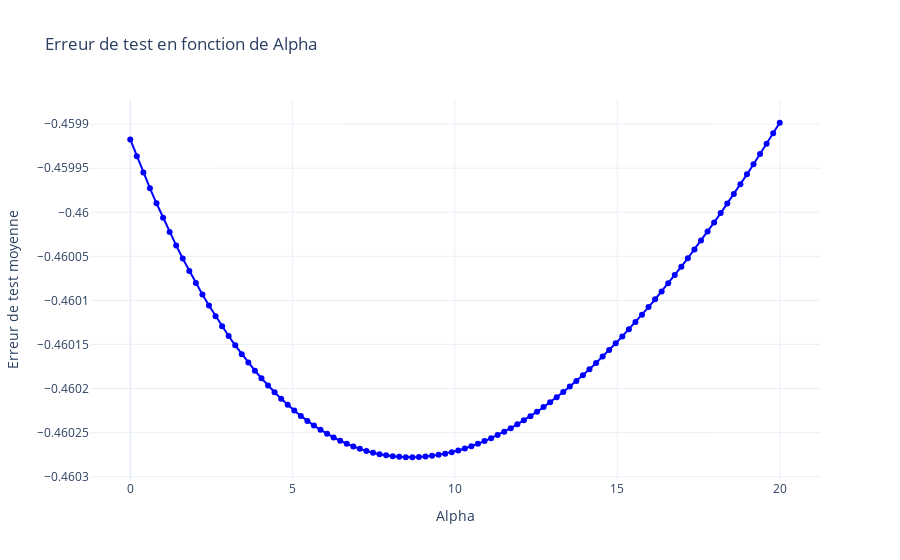
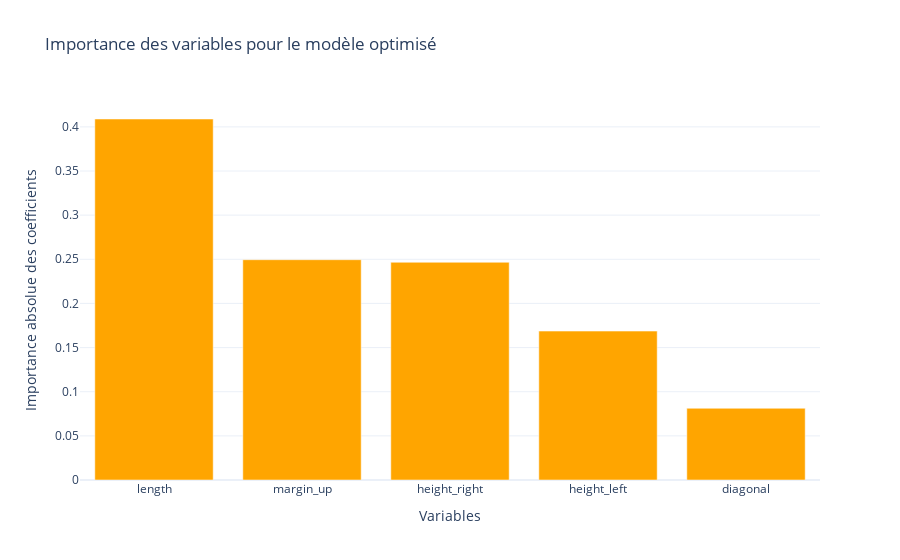

Write notebook code for charts like these, in order.
### Markdown cell above
### En utilisant R2

### Code cell
model_optimisation(linear_model.Ridge(), "r2", X_train, y_train, np.linspace(1e-10, 20, 100), X_test, y_test, feature_names=['diagonal', 'height_left', 'height_right', 'margin_up', 'length'])

### Figure 1 — Plotly figure (JSON) as saved in the notebook; plotly's stock layout.template omitted (floating-point values rounded to 4 significant figures)
{"data": [{"line": {"color": "blue"}, "mode": "lines+markers", "name": "Erreur de test moyenne", "type": "scatter", "x": [1e-10, 0.202, 0.404, 0.6061, 0.8081, 1.01, 1.212, 1.414, 1.616, 1.818, 2.02, 2.222, 2.424, 2.626, 2.828, 3.03, 3.232, 3.434, 3.636, 3.838, 4.04, 4.242, 4.444, 4.646, 4.848, 5.051, 5.253, 5.455, 5.657, 5.859, 6.061, 6.263, 6.465, 6.667, 6.869, 7.071, 7.273, 7.475, 7.677, 7.879, 8.081, 8.283, 8.485, 8.687, 8.889, 9.091, 9.293, 9.495, 9.697, 9.899, 10.1, 10.3, 10.51, 10.71, 10.91, 11.11, 11.31, 11.52, 11.72, 11.92, 12.12, 12.32, 12.53, 12.73, 12.93, 13.13, 13.33, 13.54, 13.74, 13.94, 14.14, 14.34, 14.55, 14.75, 14.95, 15.15, 15.35, 15.56, 15.76, 15.96, 16.16, 16.36, 16.57, 16.77, 16.97, 17.17, 17.37, 17.58, 17.78, 17.98, 18.18, 18.38, 18.59, 18.79, 18.99, 19.19, 19.39, 19.6, 19.8, 20], "y": [-0.4599, -0.4599, -0.46, -0.46, -0.46, -0.46, -0.46, -0.46, -0.4601, -0.4601, -0.4601, -0.4601, -0.4601, -0.4601, -0.4601, -0.4601, -0.4602, -0.4602, -0.4602, -0.4602, -0.4602, -0.4602, -0.4602, -0.4602, -0.4602, -0.4602, -0.4602, -0.4602, -0.4602, -0.4602, -0.4603, -0.4603, -0.4603, -0.4603, -0.4603, -0.4603, -0.4603, -0.4603, -0.4603, -0.4603, -0.4603, -0.4603, -0.4603, -0.4603, -0.4603, -0.4603, -0.4603, -0.4603, -0.4603, -0.4603, -0.4603, -0.4603, -0.4603, -0.4603, -0.4603, -0.4603, -0.4603, -0.4602, -0.4602, -0.4602, -0.4602, -0.4602, -0.4602, -0.4602, -0.4602, -0.4602, -0.4602, -0.4602, -0.4602, -0.4602, -0.4602, -0.4602, -0.4602, -0.4602, -0.4601, -0.4601, -0.4601, -0.4601, -0.4601, -0.4601, -0.4601, -0.4601, -0.4601, -0.4601, -0.4601, -0.4601, -0.46, -0.46, -0.46, -0.46, -0.46, -0.46, -0.46, -0.46, -0.46, -0.4599, -0.4599, -0.4599, -0.4599, -0.4599]}], "layout": {"autosize": true, "title": {"text": "Erreur de test en fonction de Alpha"}, "xaxis": {"autorange": true, "range": [-1.452, 21.45], "title": {"text": "Alpha"}, "type": "linear"}, "yaxis": {"autorange": true, "range": [-0.4603, -0.4599], "title": {"text": "Erreur de test moyenne"}, "type": "linear"}}}

### Figure 2 — Plotly figure (JSON) as saved in the notebook; plotly's stock layout.template omitted (floating-point values rounded to 4 significant figures)
{"data": [{"marker": {"color": "orange"}, "name": "Importance des variables", "type": "bar", "x": ["length", "margin_up", "height_right", "height_left", "diagonal"], "y": [0.4089, 0.2495, 0.2466, 0.1687, 0.08124]}], "layout": {"autosize": true, "title": {"text": "Importance des variables pour le modèle optimisé"}, "xaxis": {"autorange": true, "range": [-0.5, 4.5], "title": {"text": "Variables"}, "type": "category"}, "yaxis": {"autorange": true, "range": [0, 0.4304], "title": {"text": "Importance absolue des coefficients"}, "type": "linear"}}}
